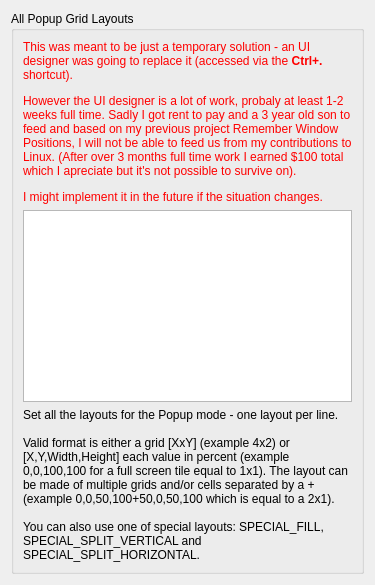
     <widget class="QWidget" name="tab_allPopupLayouts">
      <attribute name="icon">
       <iconset theme="input-tablet"/>
      </attribute>
      <attribute name="title">
       <string>All Layouts</string>
      </attribute>
      <layout class="QVBoxLayout" name="verticalLayout_whitelist">
       <item>
        <widget class="QGroupBox" name="groupBox_allPopupLayouts">
         <property name="title">
          <string>All Popup Grid Layouts</string>
         </property>
         <layout class="QVBoxLayout" name="verticalLayout_applicationWhitelist">
          <item>
           <widget class="QLabel" name="label_allPopupLayoutsDisclaimer">
            <property name="text">
             <string>&lt;html&gt;&lt;head/&gt;&lt;body&gt;&lt;p&gt;&lt;span style=&quot; color:#ff0000;&quot;&gt;This was meant to be just a temporary solution - an UI designer was going to replace it (accessed via the &lt;/span&gt;&lt;span style=&quot; font-weight:700; color:#ff0000;&quot;&gt;Ctrl+.&lt;/span&gt;&lt;span style=&quot; color:#ff0000;&quot;&gt; shortcut).&lt;/span&gt;&lt;/p&gt;&lt;p&gt;&lt;span style=&quot; color:#ff0000;&quot;&gt;However the UI designer is a lot of work, probaly at least 1-2 weeks full time. Sadly I got rent to pay and a 3 year old son to feed and based on my previous project Remember Window Positions, I will not be able to feed us from my contributions to Linux. (After over 3 months full time work I earned $100 total which I apreciate but it's not possible to survive on).&lt;/span&gt;&lt;/p&gt;&lt;p&gt;&lt;span style=&quot; color:#ff0000;&quot;&gt;I might implement it in the future if the situation changes.&lt;/span&gt;&lt;/p&gt;&lt;/body&gt;&lt;/html&gt;</string>
            </property>
            <property name="wordWrap">
             <bool>true</bool>
            </property>
           </widget>
          </item>
          <item>
           <widget class="QPlainTextEdit" name="kcfg_allPopupLayouts">
            <property name="sizePolicy">
             <sizepolicy hsizetype="Expanding" vsizetype="MinimumExpanding">
              <horstretch>0</horstretch>
              <verstretch>0</verstretch>
             </sizepolicy>
            </property>
            <property name="plainText">
             <string/>
            </property>
           </widget>
          </item>
          <item>
           <widget class="QLabel" name="label_allPopupLayoutsExplanation">
            <property name="text">
             <string>&lt;html&gt;&lt;head/&gt;&lt;body&gt;&lt;p&gt;Set all the layouts for the Popup mode - one layout per line.&lt;br/&gt;&lt;br/&gt;Valid format is either a grid [XxY] (example 4x2) or [X,Y,Width,Height] each value in percent (example 0,0,100,100 for a full screen tile equal to 1x1). The layout can be made of multiple grids and/or cells separated by a + (example 0,0,50,100+50,0,50,100 which is equal to a 2x1).&lt;br/&gt;&lt;br/&gt;You can also use one of special layouts: SPECIAL_FILL, SPECIAL_SPLIT_VERTICAL and SPECIAL_SPLIT_HORIZONTAL.&lt;/p&gt;&lt;/body&gt;&lt;/html&gt;</string>
            </property>
            <property name="wordWrap">
             <bool>true</bool>
            </property>
           </widget>
          </item>
         </layout>
        </widget>
       </item>
       <item>
        <spacer name="verticalSpacer_4">
         <property name="orientation">
          <enum>Qt::Orientation::Vertical</enum>
         </property>
         <property name="sizeType">
          <enum>QSizePolicy::Policy::MinimumExpanding</enum>
         </property>
         <property name="sizeHint" stdset="0">
          <size>
           <width>0</width>
           <height>0</height>
          </size>
         </property>
        </spacer>
       </item>
      </layout>
     </widget>
